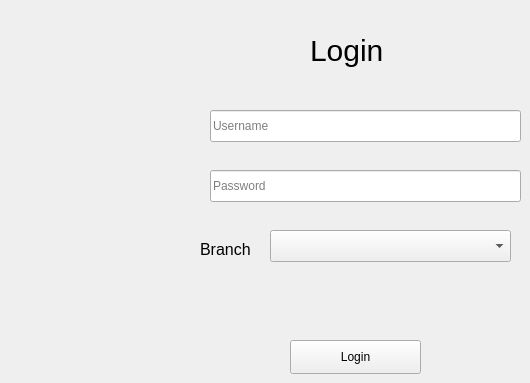
    <widget class="QWidget" name="tab_26">
     <attribute name="title">
      <string>login</string>
     </attribute>
     <widget class="QLineEdit" name="lineEdit_53">
      <property name="geometry">
       <rect>
        <x>210</x>
        <y>110</y>
        <width>311</width>
        <height>32</height>
       </rect>
      </property>
      <property name="placeholderText">
       <string>Username</string>
      </property>
     </widget>
     <widget class="QLineEdit" name="lineEdit_54">
      <property name="geometry">
       <rect>
        <x>210</x>
        <y>170</y>
        <width>311</width>
        <height>32</height>
       </rect>
      </property>
      <property name="echoMode">
       <enum>QLineEdit::Password</enum>
      </property>
      <property name="placeholderText">
       <string>Password</string>
      </property>
     </widget>
     <widget class="QComboBox" name="comboBox_18">
      <property name="geometry">
       <rect>
        <x>270</x>
        <y>230</y>
        <width>241</width>
        <height>32</height>
       </rect>
      </property>
     </widget>
     <widget class="QPushButton" name="pushButton_40">
      <property name="geometry">
       <rect>
        <x>290</x>
        <y>340</y>
        <width>131</width>
        <height>34</height>
       </rect>
      </property>
      <property name="text">
       <string>Login</string>
      </property>
      <property name="icon">
       <iconset>
        <normaloff>icons/login.png</normaloff>icons/login.png</iconset>
      </property>
      <property name="iconSize">
       <size>
        <width>20</width>
        <height>20</height>
       </size>
      </property>
     </widget>
     <widget class="QLabel" name="label_28">
      <property name="geometry">
       <rect>
        <x>200</x>
        <y>240</y>
        <width>58</width>
        <height>18</height>
       </rect>
      </property>
      <property name="font">
       <font>
        <pointsize>12</pointsize>
        <weight>50</weight>
        <italic>false</italic>
        <bold>false</bold>
        <strikeout>false</strikeout>
       </font>
      </property>
      <property name="text">
       <string>Branch</string>
      </property>
     </widget>
     <widget class="QLabel" name="label_29">
      <property name="geometry">
       <rect>
        <x>310</x>
        <y>30</y>
        <width>91</width>
        <height>41</height>
       </rect>
      </property>
      <property name="font">
       <font>
        <pointsize>-1</pointsize>
       </font>
      </property>
      <property name="styleSheet">
       <string notr="true">#label_29
{
text-align: center;
font-size: 30px


}</string>
      </property>
      <property name="text">
       <string>Login</string>
      </property>
     </widget>
    </widget>
